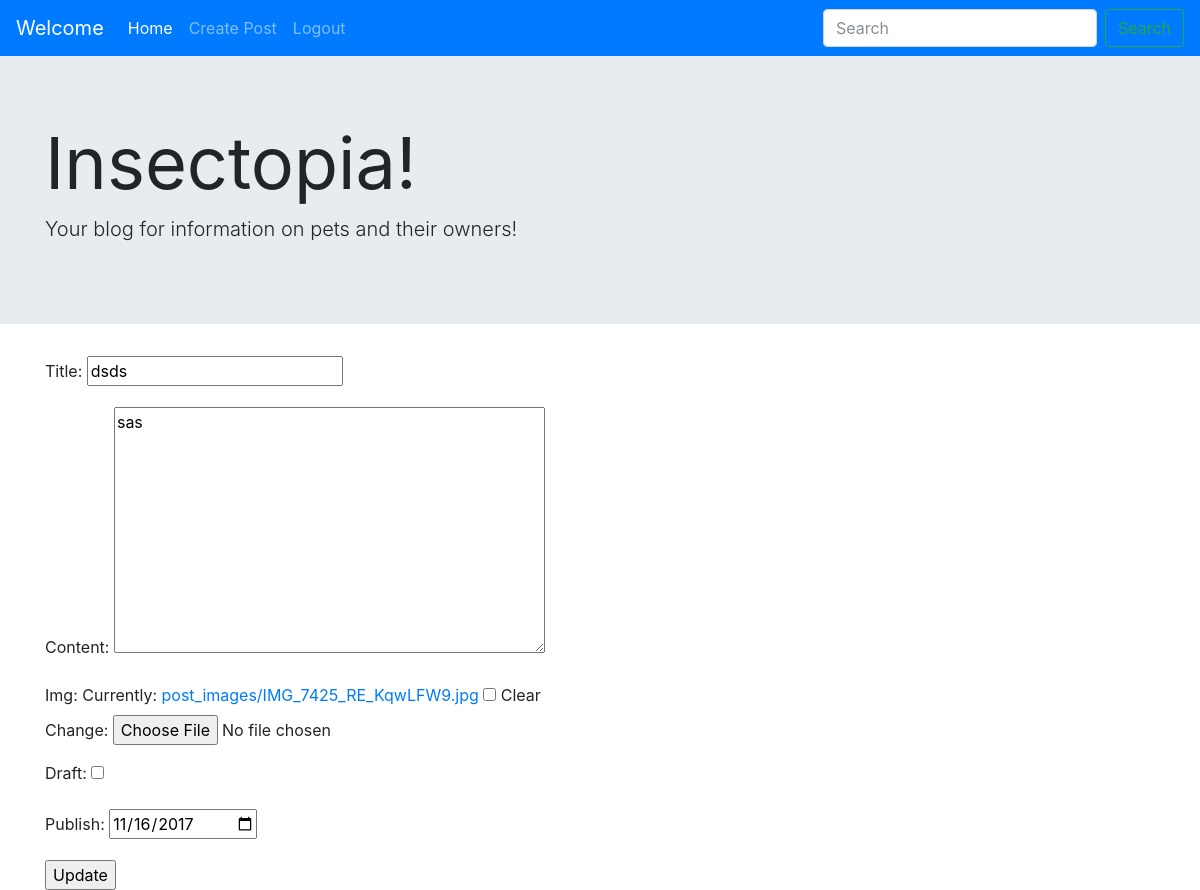
/posts/update/dsds-21/ (signed in), run on an earlier commit of the app's database.
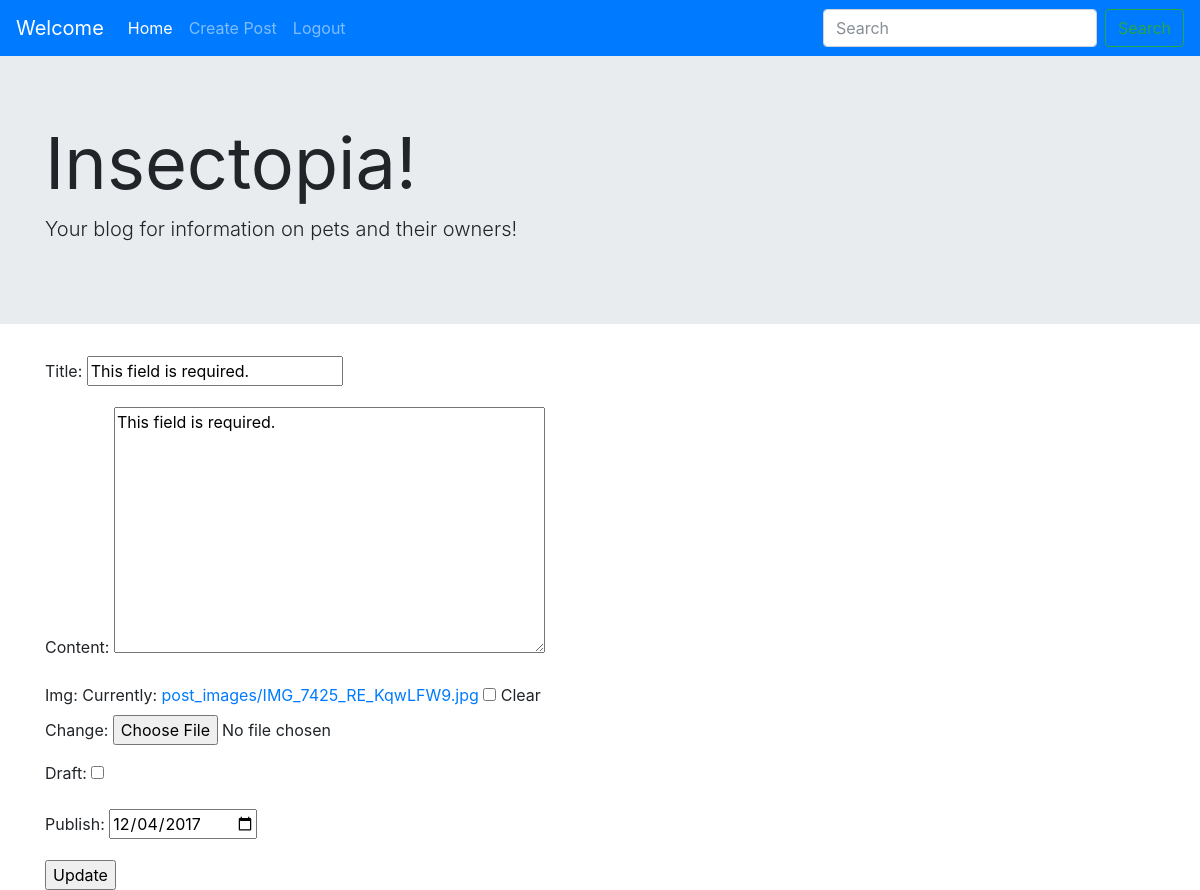
And on a later commit of the database.
### posts/models.py (models this page shows, shortened)
class Post(models.Model):
	title = models.CharField(max_length=225)
	author = models.ForeignKey(User, default=1)
	slug = models.SlugField(unique=True)
	content = models.TextField()
	updated = models.DateTimeField(auto_now=True, auto_now_add=False)
	timestamp = models.DateTimeField(auto_now=False, auto_now_add=True)
	img = models.ImageField(null=True, blank=True, upload_to="post_images")
	draft = models.BooleanField(default=False)
	publish = models.DateField()
	class Meta:
		ordering = [ "title" ]

### posts/views.py (the view)
# urls.py: url(r'^update/(?P<post_slug>[-\w]+)/$', views.post_update, name="update"),
def post_update(request, post_slug):
	if not request.user.is_staff:
		raise Http404
	item = Post.objects.get(slug=post_slug)
	form = PostForm(request.POST or None, request.FILES or None, instance=item)
	if form.is_valid():
		form.save()
		messages.info(request, "Hey, you just changed a blog post!")
		return redirect ("posts:detail", post_slug=item.slug)
	context = {
		"form": form,
		"item": item,
	}
	return render(request, 'post_update.html', context)

### posts/forms.py
class PostForm(forms.ModelForm):
	class Meta:
		model = Post
		fields = ['title', 'content', 'img', 'draft', 'publish']
		widgets = {
			'publish': forms.DateInput(attrs={"type":"date"})
		}

### posts/templates/post_update.html (shortened to what this page needs)
{% extends "base.html" %}
{% block content %}
	<form action="{% url 'posts:update' post_slug=item.slug %}" method="POST" enctype="multipart/form-data">
		{{form.as_p}}
		<input type="submit" value="Update">
	</form>
{% endblock %}

What changed in the data, as far as the page shows it:
changed Post: title "dsds" → "This field is required."; content "sas" → "This field is required."; publish "11/16/2017" → "12/04/2017"
